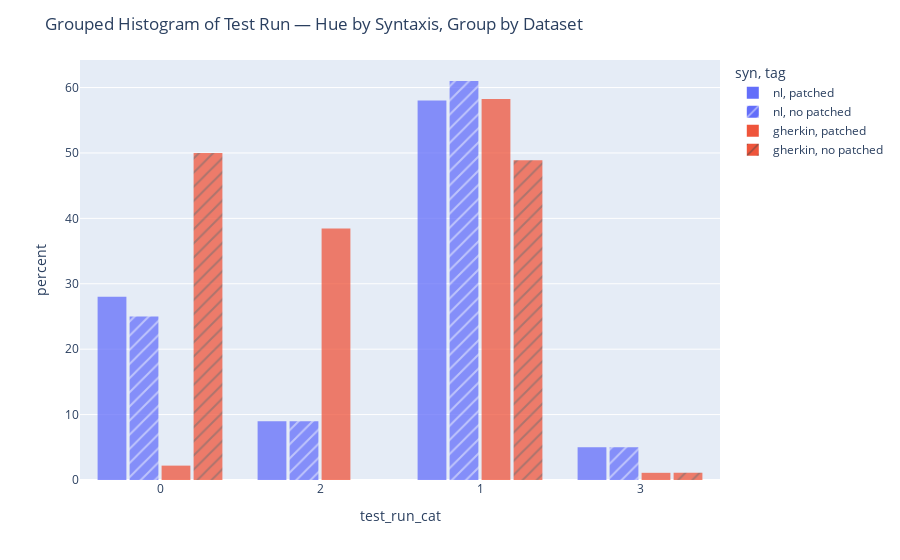

Notebook code for this chart:
### Code cell
fig = px.histogram(
    hw_copy,
    x="test_run_cat",
    color="syn",         # hue (NL vs Gherkin)
    pattern_shape="tag",     # group by experiment
    barmode="group",     # or "stack" if you want stacking instead
    nbins=10,             # tune as needed
    opacity = 0.75,
    histnorm='percent',
    #marginal= 'violin'
    #text_auto=True
)

fig.update_layout(
    title="Grouped Histogram of Test Run — Hue by Syntaxis, Group by Dataset",
    bargap=0.2,
    bargroupgap=0.1
    #template="plotly_white"
)

fig.show()

### Figure 1 — Plotly figure (JSON) as saved in the notebook; plotly's stock layout.template omitted (floating-point values rounded to 4 significant figures)
{"data": [{"alignmentgroup": "True", "bingroup": "x", "histnorm": "percent", "hovertemplate": "syn=nl<br>tag=patched<br>test_run_cat=%{x}<br>percent=%{y}<extra></extra>", "legendgroup": "nl, patched", "marker": {"color": "#636efa", "opacity": 0.75, "pattern": {"shape": ""}}, "name": "nl, patched", "nbinsx": 10, "offsetgroup": "nl, patched", "orientation": "v", "showlegend": true, "type": "histogram", "x": ["0", "2", "0", "0", "1", "1", "0", "0", "1", "2", "1", "2", "1", "3", "1", "1", "0", "1", "1", "1", "0", "1", "0", "2", "0", "1", "1", "1", "0", "0", "1", "0", "2", "1", "1", "2", "1", "1", "1", "1", "0", "1", "1", "1", "1", "0", "1", "1", "1", "0", "1", "1", "0", "0", "1", "1", "1", "1", "2", "0", "1", "0", "1", "1", "0", "1", "1", "1", "1", "1", "0", "1", "1", "1", "1", "1", "2", "1", "1", "3", "1", "3", "0", "1", "1", "1", "1", "0", "0", "3", "2", "0", "1", "3", "0", "0", "1", "1", "0", "1"], "xaxis": "x", "yaxis": "y"}, {"alignmentgroup": "True", "bingroup": "x", "histnorm": "percent", "hovertemplate": "syn=nl<br>tag=no patched<br>test_run_cat=%{x}<br>percent=%{y}<extra></extra>", "legendgroup": "nl, no patched", "marker": {"color": "#636efa", "opacity": 0.75, "pattern": {"shape": "/"}}, "name": "nl, no patched", "nbinsx": 10, "offsetgroup": "nl, no patched", "orientation": "v", "showlegend": true, "type": "histogram", "x": ["3", "1", "1", "0", "0", "0", "0", "3", "1", "1", "1", "0", "2", "1", "1", "2", "1", "1", "0", "0", "1", "1", "0", "1", "1", "1", "1", "1", "1", "1", "1", "1", "1", "2", "1", "0", "1", "0", "1", "1", "0", "0", "0", "2", "1", "1", "1", "2", "1", "2", "1", "0", "0", "1", "3", "3", "2", "1", "0", "0", "1", "1", "0", "1", "1", "1", "1", "1", "1", "1", "3", "0", "1", "0", "1", "1", "1", "1", "1", "1", "1", "1", "0", "1", "1", "1", "1", "0", "1", "1", "1", "1", "2", "0", "1", "1", "0", "1", "0", "2"], "xaxis": "x", "yaxis": "y"}, {"alignmentgroup": "True", "bingroup": "x", "histnorm": "percent", "hovertemplate": "syn=gherkin<br>tag=patched<br>test_run_cat=%{x}<br>percent=%{y}<extra></extra>", "legendgroup": "gherkin, patched", "marker": {"color": "#EF553B", "opacity": 0.75, "pattern": {"shape": ""}}, "name": "gherkin, patched", "nbinsx": 10, "offsetgroup": "gherkin, patched", "orientation": "v", "showlegend": true, "type": "histogram", "x": ["0", "2", "1", "1", "1", "2", "2", "1", "1", "1", "2", "1", "1", "2", "1", "2", "2", "1", "2", "1", "2", "2", "1", "1", "2", "2", "2", "1", "2", "1", "2", "1", "1", "1", "2", "1", "1", "1", "2", "2", "2", "1", "2", "2", "1", "1", "1", "1", "2", "1", "1", "2", "1", "1", "2", "1", "1", "2", "0", "1", "1", "2", "1", "1", "2", "2", "1", "1", "2", "1", "1", "1", "1", "1", "1", "2", "2", "1", "2", "1", "2", "1", "3", "2", "1", "1", "1", "1", "2", "1", "1"], "xaxis": "x", "yaxis": "y"}, {"alignmentgroup": "True", "bingroup": "x", "histnorm": "percent", "hovertemplate": "syn=gherkin<br>tag=no patched<br>test_run_cat=%{x}<br>percent=%{y}<extra></extra>", "legendgroup": "gherkin, no patched", "marker": {"color": "#EF553B", "opacity": 0.75, "pattern": {"shape": "/"}}, "name": "gherkin, no patched", "nbinsx": 10, "offsetgroup": "gherkin, no patched", "orientation": "v", "showlegend": true, "type": "histogram", "x": ["1", "0", "0", "0", "1", "1", "0", "1", "1", "0", "1", "1", "0", "0", "0", "0", "0", "1", "1", "1", "0", "1", "0", "0", "1", "1", "0", "0", "1", "1", "0", "1", "0", "1", "0", "0", "0", "0", "0", "1", "1", "1", "1", "1", "0", "0", "1", "1", "1", "1", "0", "0", "1", "0", "0", "1", "0", "1", "0", "1", "0", "1", "1", "0", "1", "1", "1", "0", "1", "1", "0", "0", "1", "0", "0", "0", "1", "0", "0", "0", "3", "1", "1", "1", "0", "1", "1", "0", "0", "0"], "xaxis": "x", "yaxis": "y"}], "layout": {"bargap": 0.2, "bargroupgap": 0.1, "barmode": "group", "legend": {"title": {"text": "syn, tag"}, "tracegroupgap": 0}, "margin": {"t": 60}, "title": {"text": "Grouped Histogram of Test Run — Hue by Syntaxis, Group by Dataset"}, "xaxis": {"anchor": "y", "domain": [0, 1], "title": {"text": "test_run_cat"}}, "yaxis": {"anchor": "x", "domain": [0, 1], "title": {"text": "percent"}}}}
